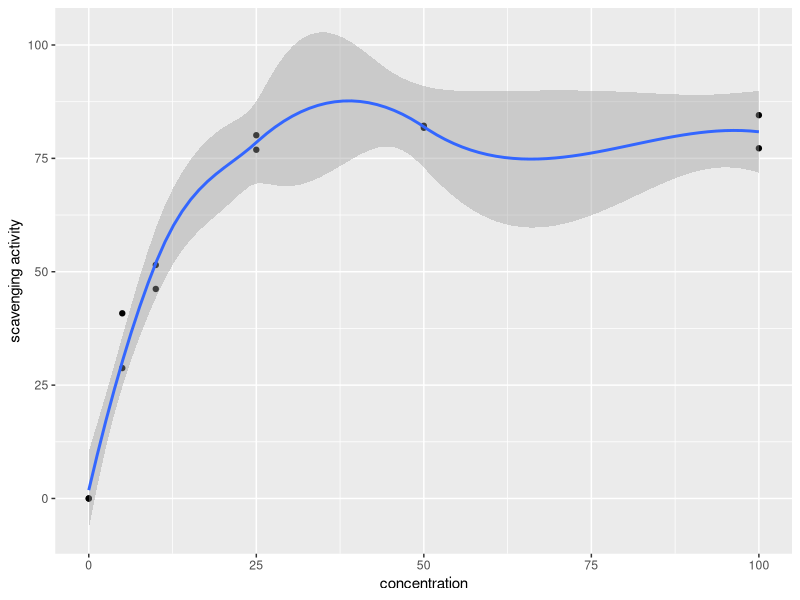
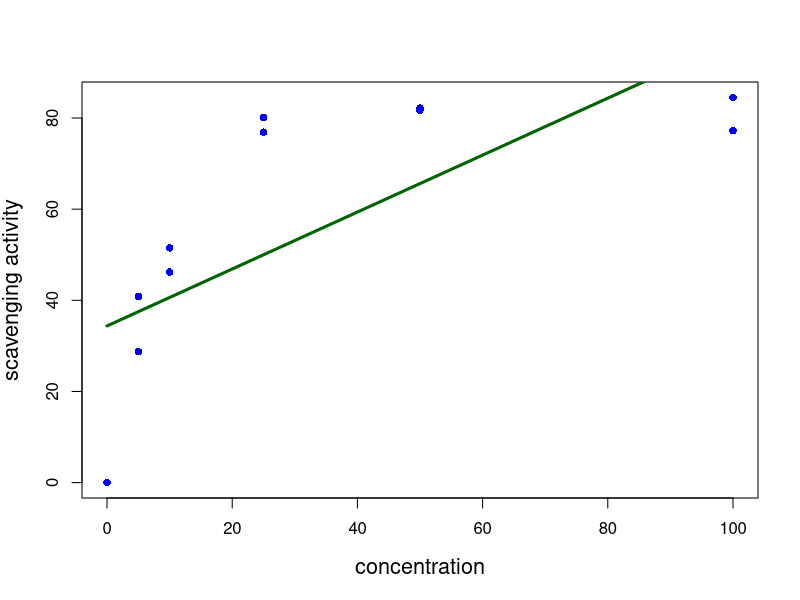
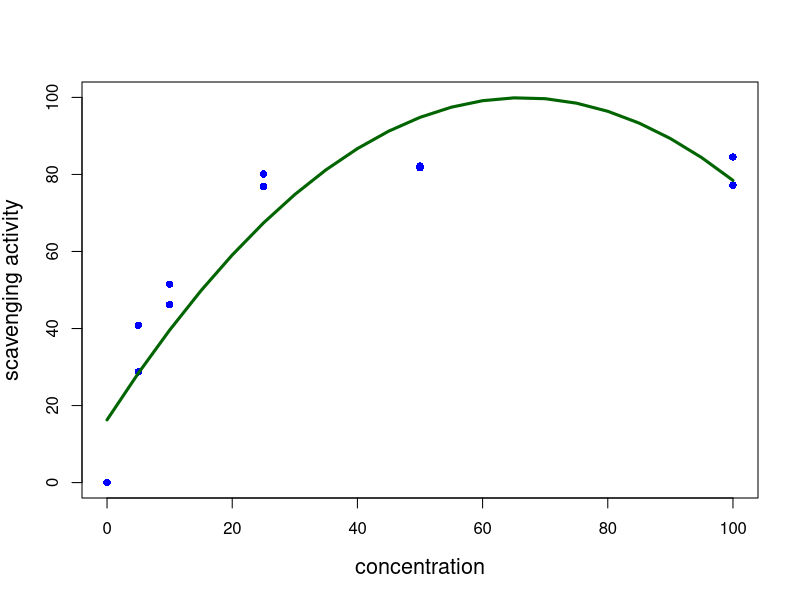
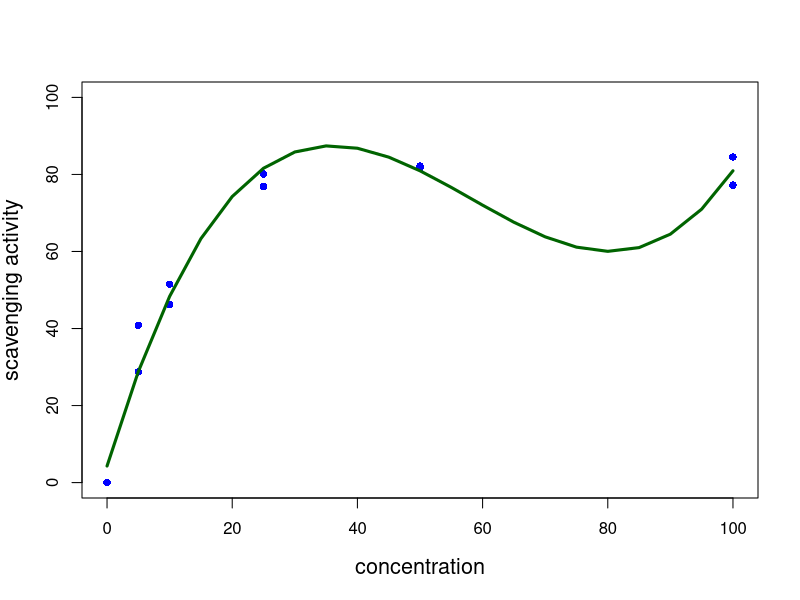
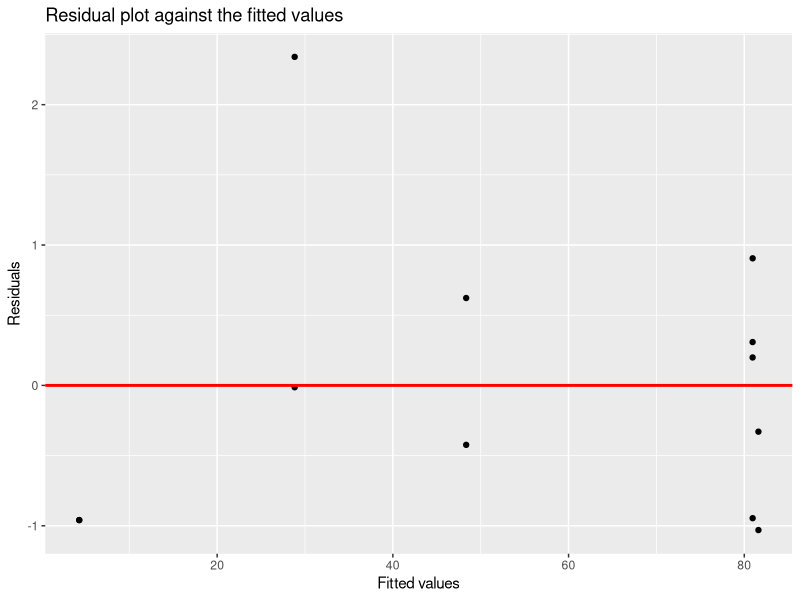
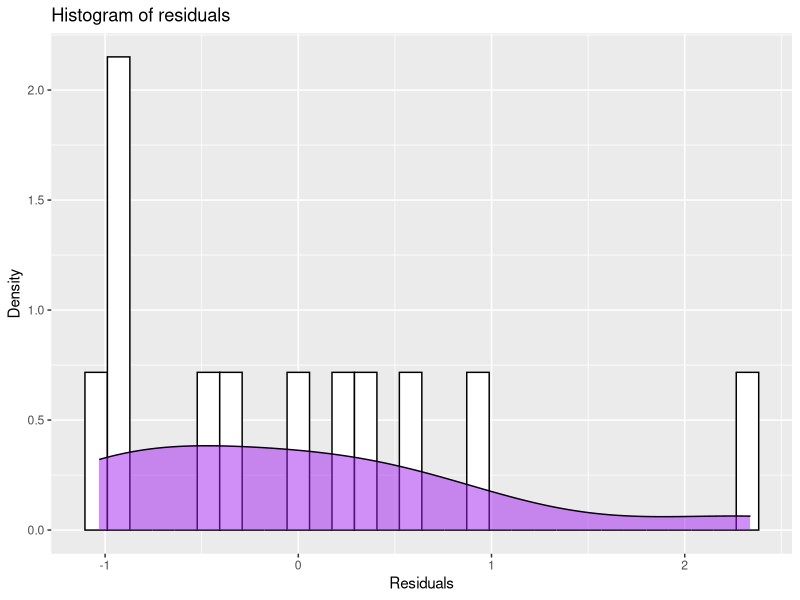
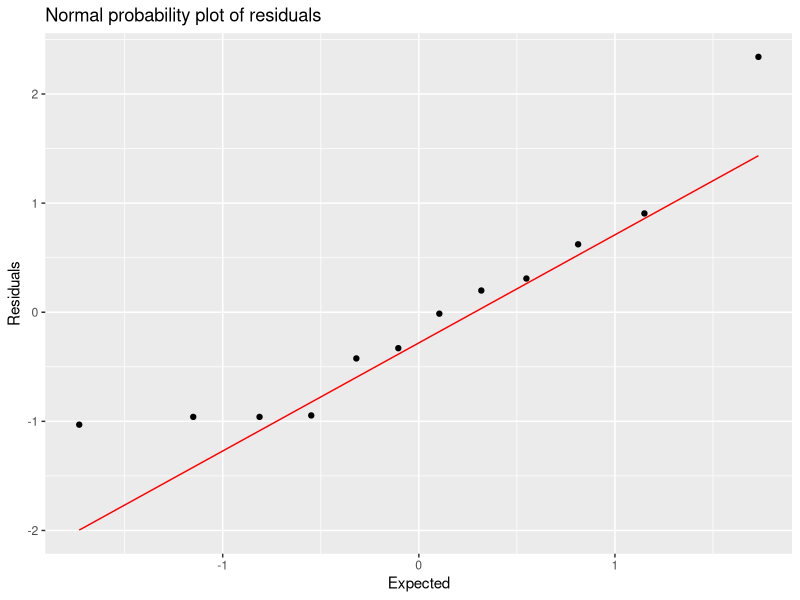

These charts were generated, in order, by the following R code:
# Loading libraries
library(readxl)
library(tidyverse)
library(broom)

# Loading dataset
DPPH_Ascorbic_Acid <- read_excel("Datasets/DPPH Ascorbic Acid.xlsx")
View(DPPH_Ascorbic_Acid)


# Scatter plot
DPPH_Ascorbic_Acid %>% ggplot(aes(x = concentration, 
           y = `scavenging activity`)) + geom_point() + geom_smooth()


# Regression model

######################## ORDER 1 ###########################


AA_regression_model1 <-  lm(`scavenging activity` ~ concentration,
                            data = DPPH_Ascorbic_Acid)
summary(AA_regression_model1)


convalues <- seq(0, 100, 5)
predictedcounts <- predict(AA_regression_model1,
                           list(concentration=convalues))

plot(DPPH_Ascorbic_Acid$concentration, DPPH_Ascorbic_Acid$`scavenging activity`,
     pch=16, 
     xlab = "concentration", ylab = "scavenging activity", cex.lab = 1.3, 
     col = "blue")

lines(convalues, predictedcounts, col = "darkgreen", lwd = 3)


######################## ORDER 2 ###########################


DPPH_Ascorbic_Acid$concentration2 <- DPPH_Ascorbic_Acid$concentration^2
AA_regression_model2 <-  lm(`scavenging activity` ~ concentration + concentration2,
                            data = DPPH_Ascorbic_Acid)
summary(AA_regression_model2)

convalues <- seq(0, 100, 5)
predictedcounts <- predict(AA_regression_model2,
                           list(concentration=convalues, concentration2=convalues^2))
plot(DPPH_Ascorbic_Acid$concentration, DPPH_Ascorbic_Acid$`scavenging activity`,
     pch=16, ylim = c(0,100),
     xlab = "concentration", ylab = "scavenging activity", cex.lab = 1.3, 
     col = "blue")

lines(convalues, predictedcounts, col = "darkgreen", lwd = 3)


######################## ORDER 3 ###########################


DPPH_Ascorbic_Acid$concentration2 <- DPPH_Ascorbic_Acid$concentration^2
DPPH_Ascorbic_Acid$concentration3 <- DPPH_Ascorbic_Acid$concentration^3
AA_regression_model3 <-  lm(`scavenging activity` ~ concentration + concentration2 +
                              concentration3,
                            data = DPPH_Ascorbic_Acid)
summary(AA_regression_model3)

convalues <- seq(0, 100, 5)
predictedcounts <- predict(AA_regression_model3,
                           list(concentration=convalues, concentration2=convalues^2,
                                concentration3=convalues^3))
plot(DPPH_Ascorbic_Acid$concentration, DPPH_Ascorbic_Acid$`scavenging activity`,
     pch=16, ylim = c(0,100),
     xlab = "concentration", ylab = "scavenging activity", cex.lab = 1.3, 
     col = "blue")

lines(convalues, predictedcounts, col = "darkgreen", lwd = 3)

#####################################################################
# Best Model = Order 3
#####################################################################


###################### Residuals Analysis ###########################

model3_fitresid <- augment(AA_regression_model3)

# residual vs. fitted
ggplot(model3_fitresid, aes(x = .fitted, y = .std.resid)) + geom_point() + 
  geom_hline(yintercept = 0, color = "red", size = 1) + 
  labs(title = "Residual plot against the fitted values", x = "Fitted values", 
       y = "Residuals")

# histogram of residuals
ggplot(model3_fitresid, aes(x = .std.resid)) + geom_histogram(aes(y = ..density..), color = "black",
                                          fill = "white") +
  geom_density(alpha = 0.5, fill = "purple") + ggtitle("Histogram of residuals") +
  xlab("Residuals") + ylab("Density")

# QQ plot
ggplot(model3_fitresid, aes(sample = .std.resid)) + stat_qq() + 
  stat_qq_line(color = "red") +
  labs(title = "Normal probability plot of residuals", x = "Expected", 
       y = "Residuals")

# shapiro wilk
shapiro.test(model3_fitresid$.std.resid)


